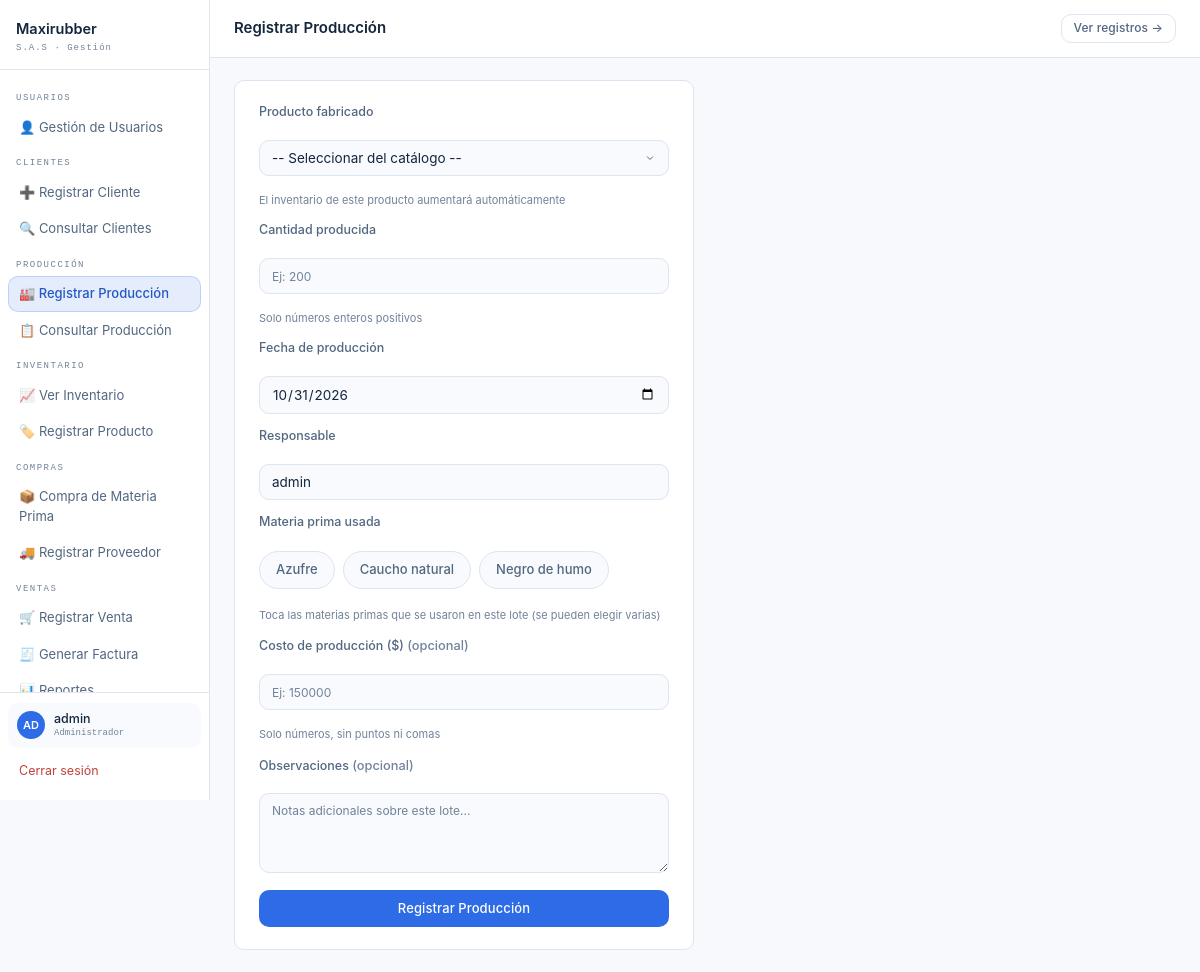
/RegistrarProduccion.php (signed in), run on the app's committed database.
### tables this page shows
CREATE TABLE materia_prima (
    id            INT UNSIGNED NOT NULL AUTO_INCREMENT,
    nombre        VARCHAR(60)  NOT NULL,
    tipo_materia  VARCHAR(50)  NOT NULL DEFAULT 'General',
    created_at    TIMESTAMP    NOT NULL DEFAULT CURRENT_TIMESTAMP,
    PRIMARY KEY (id),
    UNIQUE KEY uq_materia_nombre (nombre)
);

### RegistrarProduccion.php (the view, shortened to what this page needs)
<?php
require_once 'conexion.php';
$sesion = $_SESSION;
$materias  = $pdo->query("SELECT id, nombre FROM materia_prima ORDER BY nombre")->fetchAll();
?>
<!DOCTYPE html>
<html lang="es">
<head>
    <link rel="stylesheet" href="estilos.css">
</head>
<body>
<div class="dashboard">
    <?php include 'nav_php.php'; ?>
    <main class="contenido">
        <div class="topbar">
            <h1>Registrar Producción</h1>
            <div class="topbar-actions">
                <a href="ConsultarProduccion.php" class="btn btn-ghost btn-sm">Ver registros →</a>
            </div>
        </div>
        <div style="padding:22px 24px;">
            <div class="form-interior">
                <form method="POST" novalidate>
                    <label>Producto fabricado</label>
                    <select name="producto_id" id="producto_id">
                        <option value="">-- Seleccionar del catálogo --</option>
                    </select>
                    <small class="field-hint">El inventario de este producto aumentará automáticamente</small>
                    <label>Cantidad producida</label>
                    <input type="text" inputmode="numeric" name="cantidad" id="cantidad"
                           placeholder="Ej: 200" maxlength="6"
                           value="<?= htmlspecialchars($_POST['cantidad'] ?? '') ?>">
                    <small class="field-hint">Solo números enteros positivos</small>
                    <label>Fecha de producción</label>
                    <input type="date" name="fecha" id="fecha"
                           max="<?= date('Y-m-d') ?>"
                           value="<?= htmlspecialchars($_POST['fecha'] ?? date('Y-m-d')) ?>">
                    <label>Responsable</label>
                    <input type="text" name="responsable" id="responsable"
                           placeholder="Ej: Carlos López" maxlength="60"
                           value="<?= htmlspecialchars($_POST['responsable'] ?? $sesion['usuario']) ?>">
                    <label>Materia prima usada</label>
                    <?php if (empty($materias)): ?>
                        <small class="field-hint">
                            Aún no hay materias primas. Aparecen aquí cuando el Administrador registra una compra de materia prima.
                        </small>
                    <?php else: ?>
                        <div class="fichas">
                            <?php foreach ($materias as $m): ?>
                                <label class="ficha">
                                    <span><?= htmlspecialchars($m['nombre']) ?></span>
                                </label>
                            <?php endforeach; ?>
                        </div>
                        <small class="field-hint">Toca las materias primas que se usaron en este lote (se pueden elegir varias)</small>
                    <?php endif; ?>
                    <label>Costo de producción ($) <span style="color:var(--text-3);font-size:.8rem;">(opcional)</span></label>
                    <input type="text" inputmode="numeric" name="costo_produccion" id="costo_produccion"
                           placeholder="Ej: 150000" maxlength="10"
                           value="<?= htmlspecialchars($_POST['costo_produccion'] ?? '') ?>">
                    <small class="field-hint">Solo números, sin puntos ni comas</small>
                    <label>Observaciones <span style="color:var(--text-3);font-size:.8rem;">(opcional)</span></label>
                    <textarea name="observaciones" rows="3"
                              placeholder="Notas adicionales sobre este lote..."><?= htmlspecialchars($_POST['observaciones'] ?? '') ?></textarea>
                    <button type="submit">Registrar Producción</button>
                </form>
            </div>
        </div>
    </main>
</div>
</body>
</html>

### estilos.css (style rules this page uses)
:root { --bg: #F7F9FC; --bg-2: #FFFFFF; --bg-3: #F8FAFD; --bg-hover: #EEF4FC; --border: #DCE5F0; --blue: #2E6BE6; --blue-soft: #3D7CF5; --blue-dim: rgba(46, 107, 230, 0.12); --amber: #E8A020; --text-1: #14263D; --text-2: #526780; --text-3: #71839A; --success: #27AE7A; --danger: #C0433D; --radius: 10px; --font: 'Inter', -apple-system, 'Segoe UI', Arial, sans-serif; --mono: 'JetBrains Mono', Consolas, 'Courier New', monospace; }
*, *::before, *::after { margin: 0; padding: 0; box-sizing: border-box; }
body { font-family: var(--font); background: var(--bg); color: var(--text-1); min-height: 100vh; font-size: 13.5px; line-height: 1.5; -webkit-font-smoothing: antialiased; }
a { color: var(--blue-soft); text-decoration: none; transition: color .15s; }
h1, h2, h3 { color: var(--text-1); font-weight: 600; margin-bottom: 14px; }
h1 { font-size: 1.4rem; }
label { display: block; font-size: .78rem; font-weight: 500; color: var(--text-2); margin-bottom: 5px; }
input, select, textarea { width: 100%; padding: 9px 12px; background: var(--bg-3); border: 1px solid var(--border); border-radius: var(--radius); color: var(--text-1); font-family: var(--font); font-size: 13.5px; outline: none; transition: border-color .15s, box-shadow .15s; appearance: none; }
input::placeholder, textarea::placeholder { color: var(--text-3); font-size: 12px; }
select { cursor: pointer; background-repeat: no-repeat; background-position: right 12px center; background-color: var(--bg-3); padding-right: 32px; }
select option { background: var(--bg-2); color: var(--text-1); }
textarea { resize: vertical; min-height: 80px; }
form { display: flex; flex-direction: column; gap: 13px; }
.field-hint { display: block; font-size: 11px; color: var(--text-3); margin-top: 3px; }
button, .btn { font-family: var(--font); font-size: 13px; font-weight: 500; padding: 9px 16px; border-radius: var(--radius); border: none; cursor: pointer; transition: background .15s, color .15s, border-color .15s; text-decoration: none; display: inline-block; text-align: center; letter-spacing: .1px; line-height: 1.4; }
button { background: var(--blue); color: #fff; width: 100%; }
.btn { width: auto; background: var(--blue); color: #fff; }
.btn-ghost { background: transparent; color: var(--text-2); border: 1px solid var(--border); }
.btn-sm { padding: 5px 12px; font-size: 12px; }
.dashboard { display: flex; min-height: 100vh; }
.contenido { flex: 1; display: flex; flex-direction: column; min-width: 0; overflow: hidden; }
.topbar { display: flex; align-items: center; justify-content: space-between; padding: 14px 24px; border-bottom: 1px solid var(--border); background: var(--bg-2); flex-shrink: 0; }
.topbar h1 { font-size: 15px; font-weight: 600; margin: 0; }
.topbar-actions { display: flex; gap: 8px; align-items: center; }
.form-interior { background: var(--bg-2); border: 1px solid var(--border); border-radius: var(--radius); padding: 22px 24px; max-width: 460px; }
.form-interior button { width: 100%; margin-top: 4px; }

### RegistrarProduccion.php (style rules this page uses)
.fichas { display:flex; flex-wrap:wrap; gap:8px; padding:2px 0; }
.ficha { position:relative; margin:0; cursor:pointer; }
.ficha span { display:inline-block; padding:8px 16px; font-size:13px; border:1px solid var(--border); border-radius:999px; background:var(--bg-3); color:var(--text-2); transition:background .15s, color .15s, border-color .15s; user-select:none; }

### data on the page
materia_prima: nombre "Azufre"
materia_prima: nombre "Caucho natural"
materia_prima: nombre "Negro de humo"

### other printed values
$label "USUARIOS"
$item['texto'] "👤 Gestión de Usuarios"
$label "CLIENTES"
$item['texto'] "➕ Registrar Cliente"
$item['texto'] "🔍 Consultar Clientes"
$label "PRODUCCIÓN"
$item['texto'] "🏭 Registrar Producción"
$item['texto'] "📋 Consultar Producción"
$label "INVENTARIO"
$item['texto'] "📈 Ver Inventario"
$item['texto'] "🏷️ Registrar Producto"
$label "COMPRAS"
$item['texto'] "📦 Compra de Materia Prima"
$item['texto'] "🚚 Registrar Proveedor"
$label "VENTAS"
